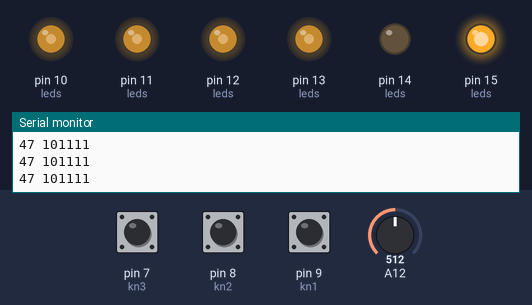
A sketch run on a simulated Arduino Mega 2560, built with avr-gcc and run on an emulated ATmega2560. Parts: output pins drawn as LEDs (lit = HIGH), the last lines printed to the serial monitor. The inputs (shaded band) are chosen by the test bench; at power-on: A12 = 512, pin 8 (kn2) HIGH, pin 7 (kn3) HIGH, pin 9 (kn1) HIGH.

Above: at 7.2 s.
7.3 s: A12 set to 716
At 7.9 s:
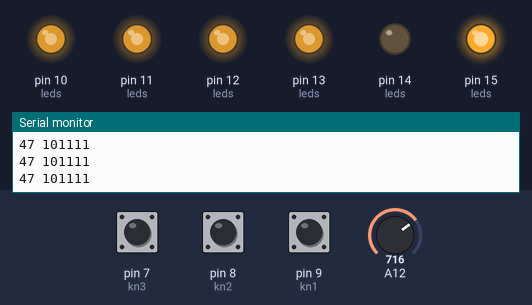
8.8 s: pin 8 (kn2) pulled LOW for 0.15 s
At 9.7 s:
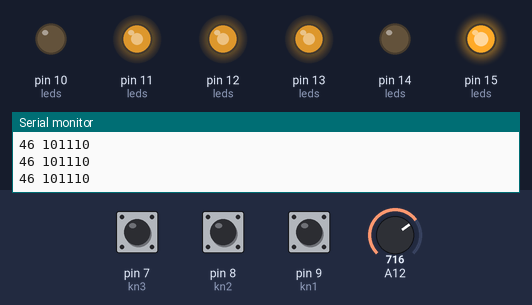
10.4 s: pin 7 (kn3) pulled LOW for 0.15 s
At 11.6 s:
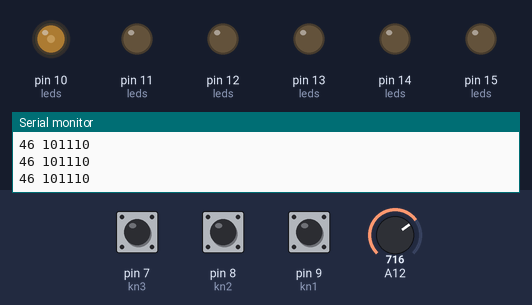
12.0 s: pin 8 (kn2) pulled LOW for 1 s
At 13.2 s:
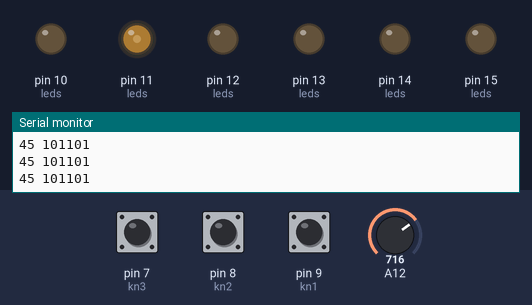
14.5 s: A12 set to 900
At 14.9 s:
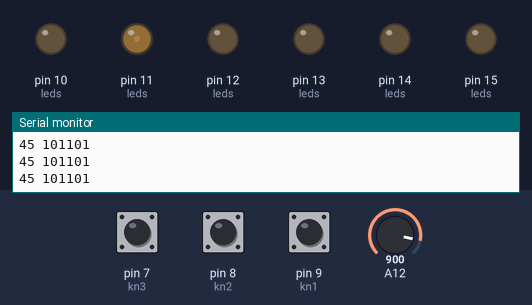
16.0 s: pin 7 (kn3) pulled LOW for 1 s
At 17.4 s:
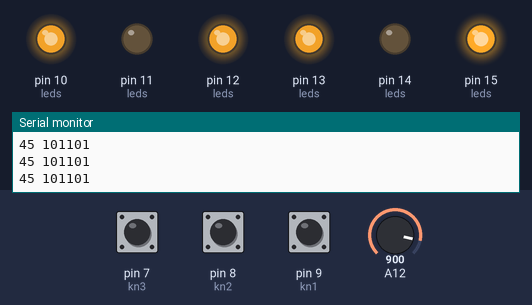
Timing chart, 0 to 19.0 s (numbered marks = the images above; inputs shaded):
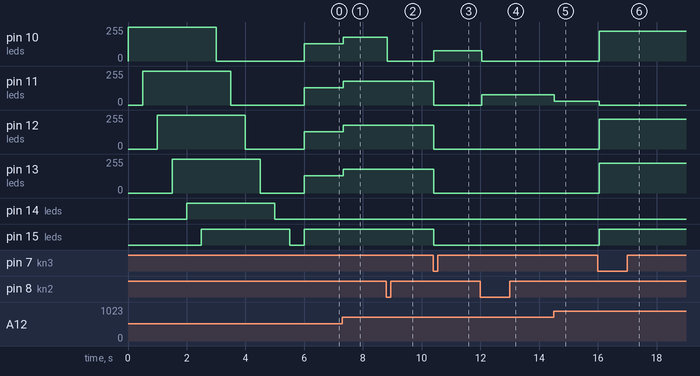

The sketch:

praktika.ino
```cpp
#define l0 10
#define l1 11
#define l2 12
#define l3 13
#define l4 14
#define l5 15

#define kn1 9
#define kn2 8
#define kn3 7
#define pot 27
const int leds[] = {l0, l1, l2, l3, l4, l5};
int number = 0b101111;
bool lastKn1 = 1;
bool lastKn2 = 1;
bool lastKn3 = 1;
bool invers = 0;

void showNumber() {
  int n = number;
  for (int i = 0; i < 6; i++) {
    if (invers) analogWrite(leds[i], (abs(n % 2 - 1)) * (255 - analogRead(28)/(1023/255)));
    else analogWrite(leds[i], (n % 2) * analogRead(28)/(1023/255));
    n = n / 2;
  }

  Serial.print(number);
  Serial.print(' ');
  Serial.println(number, BIN);
}

void setup() {
  Serial.begin(921600);
  pinMode(kn1, INPUT_PULLUP);
  pinMode(kn2, INPUT_PULLUP);
  pinMode(kn3, INPUT_PULLUP);
  pinMode(pot, INPUT);
  for (int pin : leds) pinMode(pin, OUTPUT);

  for (int pin : leds) {
    digitalWrite(pin, 1);
    delay(500);
  }

  for (int pin : leds) {
    digitalWrite(pin, 0);
    delay(500);
  }

  showNumber();
}

void loop() {
  bool button1 = digitalRead(kn1);
  bool button2 = digitalRead(kn2);
  bool button3 = digitalRead(kn3);
  int oldNumber = number;

  if (button1 == 0 && lastKn1 == 1 && number < 63) number++;
  if (button2 == 0 && lastKn2 == 1 && number > 0) number--;
  if (button3 == 0 && lastKn3 == 1 && number > 0) invers = !invers;

  lastKn1 = button1;
  lastKn2 = button2;
  lastKn3 = button3;

  showNumber();
  delay(50);
}
```

Measured:
- after the input at 7.3 s, pin 10 (leds), pin 11 (leds), pin 12 (leds), pin 13 (leds): 128/255 → 179/255 at once
- after the input at 8.8 s, pin 10 (leds): 179/255 → 0/255 at once
- after the input at 10.4 s, pin 10 (leds): 0/255 → 76/255 at once; pin 11 (leds), pin 12 (leds), pin 13 (leds): 179/255 → 0/255 at once; pin 15 (leds): HIGH → LOW at once
- after the input at 12.0 s, pin 10 (leds): 76/255 → 0/255 after 0.05 s; pin 11 (leds): 0/255 → 76/255 after 0.05 s
- after the input at 14.5 s, pin 11 (leds): 76/255 → 30/255 at once
- after the input at 16.0 s, pin 10 (leds), pin 12 (leds), pin 13 (leds): 0/255 → 225/255 after 0.05 s; pin 11 (leds): 30/255 → 0/255 after 0.05 s; pin 15 (leds): LOW → HIGH after 0.05 s
